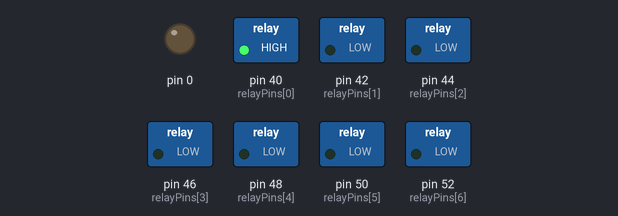
Simulated run of this sketch. Board: Arduino Mega 2560, built with avr-gcc and run on an emulated ATmega2560. On the bench: switched loads named in the sketch (green lamp = pin HIGH), output pins drawn as LEDs (lit = HIGH).

Above: at 0.1 s.
At 6.1 s:
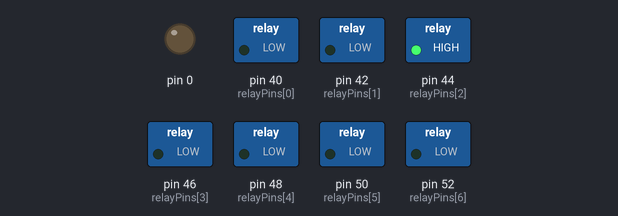
At 9.1 s:
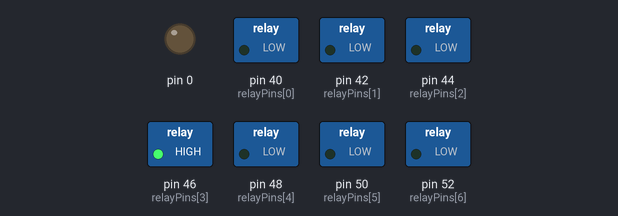
At 18.1 s:
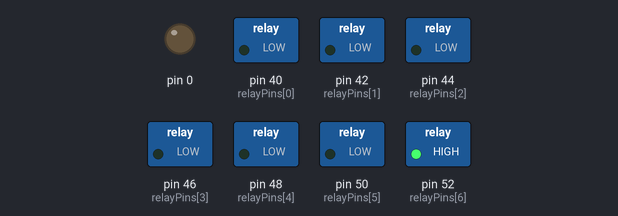
At 27.1 s:
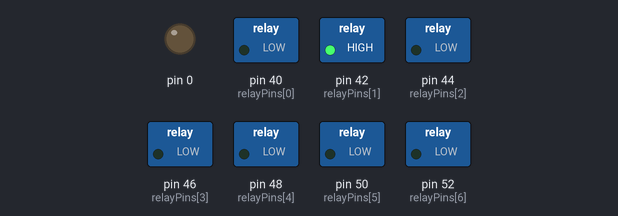
At 36.1 s:
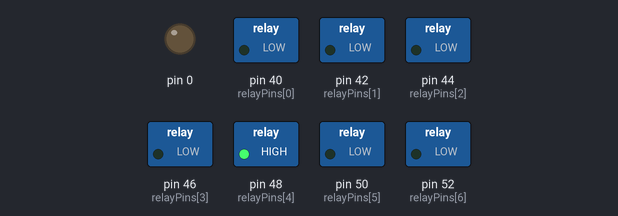
Timing chart, 0 to 40.0 s (numbered marks = the images above):
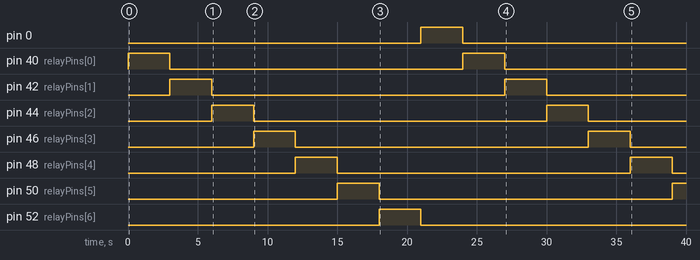

The sketch:

pngtest_c.ino
```cpp
int relayPins[] = {40,42,44,46,48,50,52};
int relays = 8;

void setup() {
  // the array elements are numbered from 0 to (pinCount - 1).
  // use a for loop to initialize each pin as an output:
  for (int thisPin = 0; thisPin < relays; thisPin++)  {
    pinMode(relayPins[thisPin], OUTPUT);
  }
}

void loop() {
  // loop from the lowest pin to the highest:
  for (int thisPin = 0; thisPin < relays; thisPin++) {      // turn the pin on:     digitalWrite(ledPins[thisPin], HIGH);        delay(timer);                       // turn the pin off:     digitalWrite(ledPins[thisPin], LOW);       }   // loop from the highest pin to the lowest:   for (int thisPin = pinCount - 1; thisPin >= 0; thisPin--) {
    // turn the pin on:
    digitalWrite(relayPins[thisPin], HIGH);
    delay(3000);
    // turn the pin off:
    digitalWrite(relayPins[thisPin], LOW);
  }
}
```

Measured:
- by itself, pin 0: LOW → HIGH at 21.0 s, → LOW 3.0 s later
- by itself, pin 50 (relayPins[5]): LOW → HIGH at 15.0 s, → LOW 3.0 s later, → HIGH 21.0 s later
- by itself, pin 52 (relayPins[6]): LOW → HIGH at 18.0 s, → LOW 3.0 s later
- by itself, pin 40 (relayPins[0]), pin 42 (relayPins[1]), pin 44 (relayPins[2]), pin 46 (relayPins[3]), pin 48 (relayPins[4]): alternates HIGH for 3.0 s and LOW for 21.0 s
